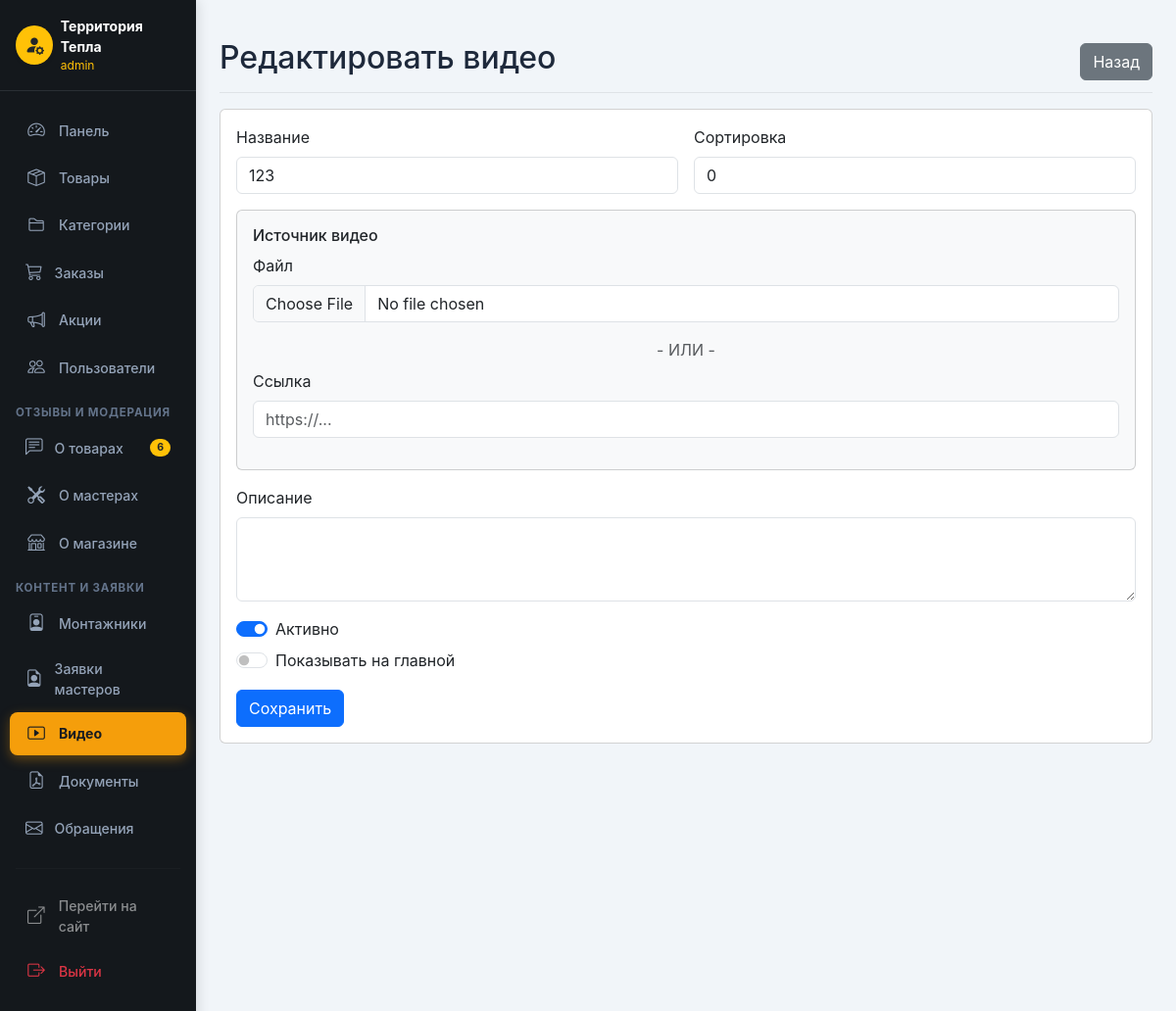
/admin/video_edit.php?id=5 (signed in), run on the app's committed database.
### tables this page shows
CREATE TABLE `videos` (
  `id` int(11) NOT NULL AUTO_INCREMENT,
  `title` varchar(255) NOT NULL,
  `video_url` varchar(500) NOT NULL,
  `description` text DEFAULT NULL,
  `is_active` tinyint(1) NOT NULL DEFAULT 1,
  `show_on_home` tinyint(1) NOT NULL DEFAULT 0,
  `sort_order` int(11) NOT NULL DEFAULT 0,
  `created_at` timestamp NULL DEFAULT current_timestamp(),
  PRIMARY KEY (`id`)
);

### admin/video_edit.php (the view, shortened to what this page needs)
<?php
require_once '../includes/config.php';
$id = isset($_GET['id']) ? (int)$_GET['id'] : null;
$video = $id ? $pdo->prepare("SELECT * FROM videos WHERE id = ?") : null;
if ($video) {
    $video->execute([$id]);
    $video = $video->fetch();
}
require_once 'admin_header.php';
?>
<div class="d-flex justify-content-between flex-wrap flex-md-nowrap align-items-center pt-3 pb-2 mb-3 border-bottom">
    <h1 class="h2"><?= $id ? 'Редактировать видео' : 'Добавить видео'; ?></h1>
    <a href="videos.php" class="btn btn-secondary">Назад</a>
</div>
<div class="card">
    <div class="card-body">
        <form method="POST" enctype="multipart/form-data">
            <div class="row g-3">
                <div class="col-md-6">
                    <label class="form-label">Название</label>
                    <input type="text" name="title" class="form-control" value="<?= htmlspecialchars($video['title'] ?? ''); ?>" required>
                </div>
                <div class="col-md-6">
                    <label class="form-label">Сортировка</label>
                    <input type="number" name="sort_order" class="form-control" value="<?= $video['sort_order'] ?? 0; ?>">
                </div>
                <div class="col-12">
                    <div class="card bg-light">
                        <div class="card-body">
                            <h6 class="card-title">Источник видео</h6>
                            <div class="mb-3">
                                <label class="form-label">Файл</label>
                                <input type="file" name="video_file" class="form-control" accept="video/*">
                            </div>
                            <div class="text-center my-2 text-muted">- ИЛИ -</div>
                            <div class="mb-3">
                                <label class="form-label">Ссылка</label>
                                <input type="text" name="video_url" class="form-control" value="<?= htmlspecialchars($video['video_url'] ?? ''); ?>" placeholder="https://...">
                            </div>
                        </div>
                    </div>
                </div>
                <div class="col-12">
                    <label class="form-label">Описание</label>
                    <textarea name="description" class="form-control" rows="3"><?= htmlspecialchars($video['description'] ?? ''); ?></textarea>
                </div>
                <div class="col-12">
                    <div class="form-check form-switch">
                        <input class="form-check-input" type="checkbox" name="is_active" id="isActive" <?= ($video['is_active'] ?? 1) ? 'checked' : ''; ?>>
                        <label class="form-check-label" for="isActive">Активно</label>
                    </div>
                    <div class="form-check form-switch mt-2">
                        <input class="form-check-input" type="checkbox" name="show_on_home" id="showHome" <?= ($video['show_on_home'] ?? 0) ? 'checked' : ''; ?>>
                        <label class="form-check-label" for="showHome">Показывать на главной</label>
                    </div>
                </div>
                <div class="col-12">
                    <button type="submit" class="btn btn-primary">Сохранить</button>
                </div>
            </div>
        </form>
    </div>
</div>
<?php require_once 'admin_footer.php'; ?>

### admin/admin_header.php (style rules this page uses)
:root { --admin-sidebar-bg: #14181c; --admin-accent: #f59e0b; --admin-accent-hover: #d97706; --admin-hover-bg: rgba(245, 158, 11, 0.12); }
body { background-color: #f1f5f9; font-family: 'Inter', system-ui, -apple-system, "Segoe UI", Roboto, sans-serif; color: #1e293b; }

### data on the page
videos: title "123", sort_order "0", is_active "☑"

### other printed values
$_SESSION['username'] "admin"
$pending_reviews_count "6"
